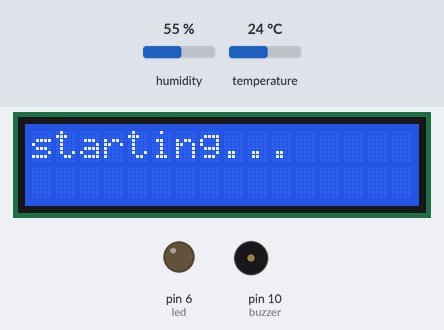
Simulated run of this sketch. Board: Arduino Uno, built with avr-gcc and run on an emulated ATmega328P. On the bench: 16×2 character LCD, output pins drawn as LEDs (lit = HIGH), buzzer (waves = sounding). Dashed ring = blinking. The test bench sets the inputs (shaded band); at power-on: humidity 55 %, temperature 24 °C. The local clock reads 2024-03-15 10:24:30 at power-on unless the sketch sets it; what the sketch prints to the serial monitor is not drawn.

Above: at 0.3 s.
At 1.3 s:
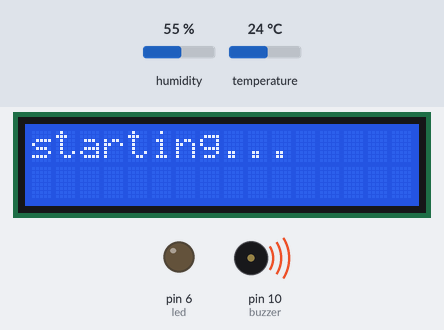
At 2.8 s:
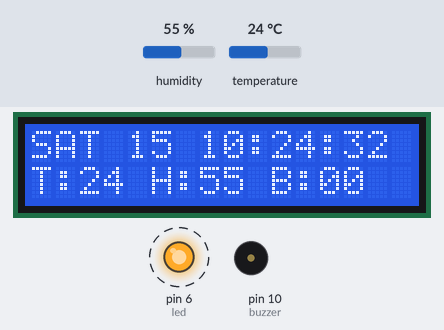
At 38.1 s:
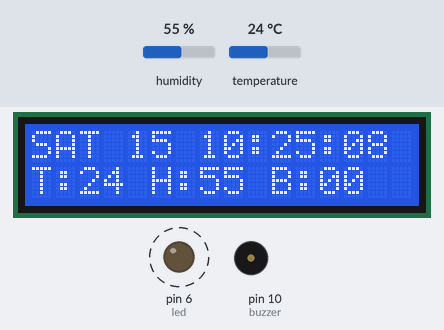
Timing chart, 0 to 40.0 s (numbered marks = the images above):
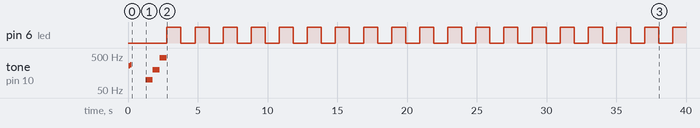

The sketch:

blinker.ino
```cpp
#include <dht.h>
#include <MyRealTimeClock.h>
#include <TimeLib.h>
#include <LiquidCrystal.h>

#define DHT11_PIN 9
dht DHT;

MyRealTimeClock myRTC(11, 12, 13);
LiquidCrystal lcd(8, 7, 5, 4, 3, 2);

const int led = 6;
const int buzzer = 10;
const int blinkTime = 20;
const int oneSecond = 1000;
const int oneMin = 60;
const int numTones = 2;
const int tones[] = {261, 277, 294, 311, 330, 349, 370, 392, 415, 440};
const String days[7] = { "MON", "TUE", "WED", "THU", "FRI", "SAT", "SUN" };

String temp ="";
int counterMin = 0;
int counter = 0;


// ----------------------------------------------------------------------------
void setup() {

  // seconds, minutes, hours, day of the week, day of the month, month, year
  // myRTC.setDS1302Time(00, 35, 11, 4, 9, 7, 2020);

  Serial.begin(9600);
  Serial.println("starting application");

  lcd.begin(16, 2);
  lcd.print("starting...");

  pinMode(led, OUTPUT);
  pinMode(buzzer, OUTPUT);

  startTone();
  delay(oneSecond);
  blinkTone();

}

// ----------------------------------------------------------------------------
void loop() {

  increaseMins(counter);
  myRTC.updateTime();

  turnOnOffLed(counter);
  lcdPrint(0,0, getTime());
  lcdPrint(0,1, getTemp(counter));
  blinking(blinkTime, counterMin);
  lcdPrintBlink(counterMin);

  delay(oneSecond);
  counter++;
  resetCounter();
  resetMins();

}

// ----------------------------------------------------------------------------
void lcdPrintBlink(int c){
  lcd.setCursor(10, 1);
  lcd.print("B:");
  lcd.setCursor(12, 1);
  lcd.print(getMins(c));
}

// ----------------------------------------------------------------------------
void increaseMins(int c){

  if (c == (oneMin -1)){ // 59 seconds
    counterMin++;
  }

}

// ----------------------------------------------------------------------------
void resetMins(){

  if (counterMin == blinkTime) {
    counterMin = 0;
  }

}

// ----------------------------------------------------------------------------
void resetCounter(){

  if (counter == oneMin) {
    counter = 0;
  }

}

// ----------------------------------------------------------------------------
String getTemp(int counter) {

  String tmp = "";
  if (counter == 0 || (counter % 30) == 0){
    DHT.read11(DHT11_PIN);
    int t = DHT.temperature;
    int h = DHT.humidity;
    tmp = String("T:" + String(t) + " H:" + String(h));
    temp = tmp;
  } else {
    tmp = temp;
  }

  return tmp;

}

// ----------------------------------------------------------------------------
String getTime() {
  return String(getDayOfTheWeek() + " "+ myRTC.dayofmonth + " " + getHours() + ":" + getMinutes() + ":" + getSeconds());
}

// ----------------------------------------------------------------------------
void blinking(int blinkMins, int cm) {
  if (cm == blinkMins) {
    blinkTone();
  }
}

// ----------------------------------------------------------------------------
void tone20(int buzzer, int soundTone){
  tone(buzzer, soundTone);
  delay(500);
  noTone(buzzer);
}

// ----------------------------------------------------------------------------
void blinkTone(){
   tone20(buzzer, 100);
   tone20(buzzer, 200);
   tone20(buzzer, 450);
}

// ----------------------------------------------------------------------------
void turnOnLed(int led){
  digitalWrite(led, HIGH);
}

// ----------------------------------------------------------------------------
void turnOffLed(int led){
  digitalWrite(led, LOW);
}

// ----------------------------------------------------------------------------
void lcdPrint(int row, int col, String text){
  lcd.setCursor(row, col);
  lcd.print(text);
}

// ----------------------------------------------------------------------------
void turnOnOffLed(int counter){
  if ((counter % 2) == 0){
    turnOnLed(led);
  } else {
    turnOffLed(led);
  }
}

// ----------------------------------------------------------------------------
String getSeconds() {
  int seconds = myRTC.seconds;
  String sec;
  if (seconds < 10){
    sec = String("0" + String(seconds));
  } else {
    sec = String(seconds);
  }
  return sec;
}

// ----------------------------------------------------------------------------
String getMinutes() {
  int minutes = myRTC.minutes;
  String mins;
  if (minutes < 10){
    mins = String("0" + String(minutes));
  } else {
    mins = String(minutes);
  }
  return mins;
}

// ----------------------------------------------------------------------------
String getHours() {

  int hours = myRTC.hours;
  if (hours > 12) {
    hours = hours - 12;
  }

  String hr;
  if (hours < 10){
    hr = String("0" + String(hours));
  } else {
    hr = String(hours);
  }
  return hr;
}

// ----------------------------------------------------------------------------
String getDayOfTheWeek() {
  int dayOfTheWeek = myRTC.dayofweek;
  return days[dayOfTheWeek -1];
}

// ----------------------------------------------------------------------------
void startTone() {
  for (int i = 0; i < numTones; i++) {
      tone(buzzer, tones[i]);
      delay(100);
   }
   noTone(buzzer);
}

// ----------------------------------------------------------------------------
String getMins(int c) {
  String mins;
  if (c < 10){
    mins = String("0" + String(c));
  } else {
    mins = String(c);
  }
  return mins;
}
```

Measured:
- by itself, pin 6 (led): alternates HIGH for 1.0 s and LOW for 1.0 s
- what the display in image 2 shows lasts 1.0 s, from 2.8 s to 3.8 s
